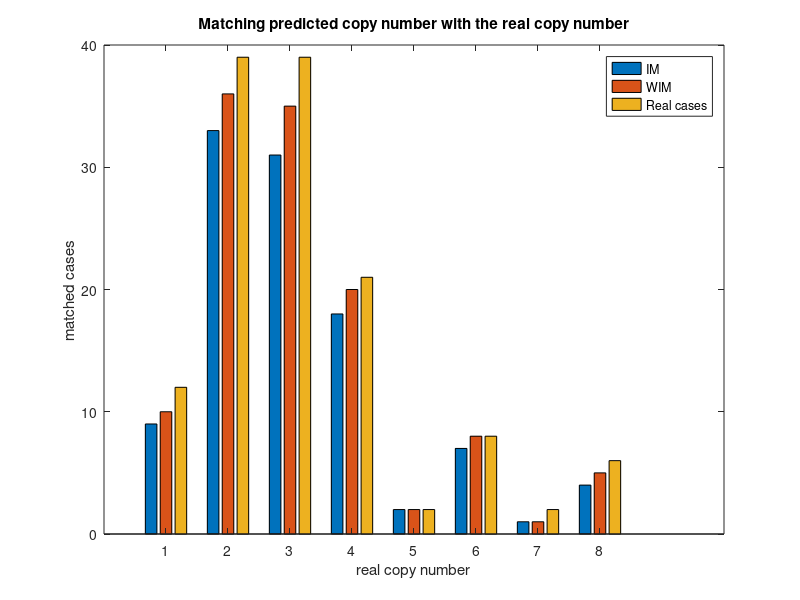

Write MATLAB code to recreate this figure.
clc
clear all
close all
format short
Real = [4	2	3	3	2	4	2	1	3	3	9	2	6
    4	2	3	3	2	4	2	1	3	3	8	2	6
    4	2	3	3	2	4	2	1	3	3	7	2	6
    4	2	3	3	2	4	2	1	3	3	8	2	2
    4	2	3	3	2	4	2	1	3	3	8	2	6
    4	2	3	3	2	4	2	1	3	3	8	2	5
    4	2	3	3	2	4	1	1	3	3	7	1	6
    4	2	3	3	2	4	2	1	3	4	6	2	6
    4	2	3	3	2	4	2	1	3	3	8	2	6
    4	2	3	3	2	4	2	1	3	3	8	2	5];
BI =   [4	3	3	3	2	3	2	1	3	3	9	2	6
    4	2	3	3	2	4	2	1	3	4	8	2	6
    4	1	2	2	2	4	2	1	3	3	5	2	5
    4	3	3	3	2	4	3	2	3	3	7	2	3
    4	2	3	2	2	4	2	1	3	3	7	2	6
    4	2	3	3	3	4	2	1	2	3	8	2	5
    4	2	3	3	2	4	1	2	2	3	7	2	6
    4	2	2	3	2	4	2	1	3	3	6	2	6
    4	2	3	3	2	4	2	1	2	3	8	2	6
    4	2	3	3	2	5	2	1	3	3	8	2	5];
BW =   [4	2	3	3	2	3	2	1	3	3	9	2	6
    4	2	3	3	2	4	2	1	3	3	8	2	6
    4	1	3	2	2	4	2	1	2	3	7	2	6
    4	2	3	3	2	4	3	2	3	3	7	2	3
    4	2	3	3	2	4	2	1	2	3	8	2	6
    4	2	3	3	2	4	2	1	3	3	8	2	5
    4	2	3	4	2	4	1	1	3	3	6	2	6
    4	2	3	3	2	4	2	1	3	4	6	2	6
    4	2	3	3	2	4	2	1	3	3	8	2	6
    4	2	3	3	2	4	2	1	3	3	8	2	5];

for i = 1:8
    TestW = (BW(Real==i)==i)';
    TestI = (BI(Real==i)==i)';
    Acc0(i,:) = length(TestI);
    AccW(i,:) = sum(TestW);
    AccI(i,:) = sum(TestI);
end
Acc = [AccI AccW Acc0];
Matches = [prod(size(Real)) sum(sum(Real == BI)) sum(sum(Real == BI))+sum(sum(Real == BI-1))+sum(sum(Real == BI+1));
    prod(size(Real)) sum(sum(Real == BW)) sum(sum(Real == BW))+sum(sum(Real == BW-1))+sum(sum(Real == BW+1))]
% Accuracy = Matches(:,2:end)./(0.01*Matches(1,1))
% bar([AccI AccW-AccI Acc0-AccW],'stacked');
% title('Matchings of predicted copy number with the real copy number')
% legend('IM','WIM', 'Real cases')
% xlabel('real copy number'); ylabel('matched cases');
% Genes = ['424';'580';'802';'1644';'2059';'2165';'2461';'2687';'3007';'3690';'4052';'4156';'2163b'];
% set(gca,'XTickLabel',Genes)
% figure(1)
% hold on
% bar(Acc0,'y')
% bar(AccW,'r')
% bar(AccI,'b')
% hold off
bar(Acc)
title('Matching predicted copy number with the real copy number')
legend('IM','WIM', 'Real cases')
xlabel('real copy number'); ylabel('matched cases');